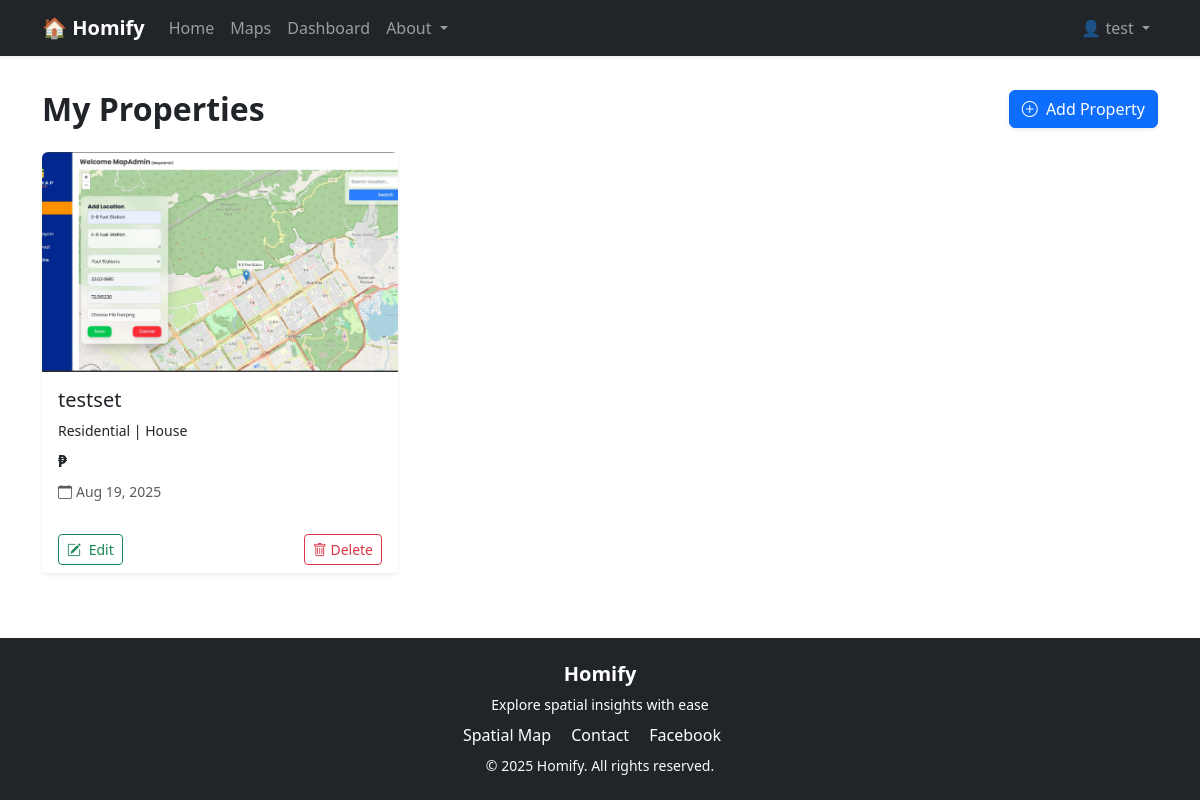
/listings/my-dashboard/ (signed in), run on the app's committed database.
### listings/models.py (models this page shows, shortened)
class Property(models.Model):
    owner = models.ForeignKey(User, on_delete=models.CASCADE, related_name="properties")
    description = models.TextField(max_length=500, blank=True)
    CATEGORY_CHOICES = [
        ("residential", "Residential"),
        ("commercial", "Commercial"),
    ]
    category = models.CharField(max_length=20, choices=CATEGORY_CHOICES, default="residential")
    PROPERTY_TYPES = [
        ("house", "House"),
        ("boarding_hosuse", "Boarding House"),
        ("apartment", "Apartment"),
        ("condo", "Condominium"),
        ("lot", "Lot"),
        ("commercial_lot", "Commercial Lot"),
        ("office", "Office Space"),
    ]
    property_type = models.CharField(max_length=50, choices=PROPERTY_TYPES)
    address = models.CharField(max_length=200, blank=True)
    price = models.DecimalField(max_digits=12, decimal_places=2, blank=True, null=True)
    bedrooms = models.IntegerField(blank=True, null=True)
    bathrooms = models.IntegerField(blank=True, null=True)
    floor_storey = models.IntegerField(blank=True, null=True, default=1)
    floor_area = models.DecimalField(max_digits=10, decimal_places=2, blank=True, null=True)
    available_unit = models.IntegerField(blank=True, null=True, default=1)
    parking_spaces = models.IntegerField(blank=True, null=True)
    image = models.ImageField(upload_to="property_images/", blank=True, null=True)
    STATUS_CHOICES = [
        ("available", "Available"),
        ("rented", "Rented"),
        ("for_sale", "For Sale"),
        ("sold", "Sold"),
    ]
    status = models.CharField(max_length=20, choices=STATUS_CHOICES, default="available")
    created_at = models.DateTimeField(auto_now_add=True)
    updated_at = models.DateTimeField(auto_now=True)
    latitude = models.FloatField(blank=True, null=True)
    longitude = models.FloatField(blank=True, null=True)

class PropertyImage(models.Model):
    property = models.ForeignKey(Property, on_delete=models.CASCADE, related_name="images")
    image = models.ImageField(upload_to="property_images/")
    caption = models.CharField(max_length=200, blank=True)

### listings/views.py (the view)
# urls.py: path('my-dashboard/', UserListView.as_view(), name="listing_user"),
class UserListView(LoginRequiredMixin, ListView):
    model = Property
    template_name = 'listings/listing_userlist.html'
    context_object_name = "properties"
    def get_queryset(self):
        return Property.objects.filter(owner=self.request.user)

### templates/listings/listing_userlist.html (shortened to what this page needs)
{% extends "base.html" %}
{% block content %}
<div class="d-flex justify-content-between align-items-center mb-4">
  <h2 class="fw-bold mb-0">My Properties</h2>
  <a href="{% url 'listing_new' %}" class="btn btn-primary shadow-sm">
    <i class="bi bi-plus-circle me-1"></i> Add Property
  </a>
</div>
{% if properties %}
<div class="row g-4">
  {% for property in properties %}
  <div class="col-md-6 col-lg-4">
    <div class="card property-card shadow-sm h-100 border-0">
      {% with first_image=property.images.first %}
        {% if first_image %}
          <img src="{{ first_image.image.url }}"
               class="card-img-top img-fluid rounded-top"
               alt="Property image"
               style="height: 220px; object-fit: cover;">
        {% else %}
          <img src="https://via.placeholder.com/400x220"
               class="card-img-top img-fluid rounded-top"
               alt="No image"
               style="height: 220px; object-fit: cover;">
        {% endif %}
      {% endwith %}
      <div class="card-body">
        <h5 class="card-title text-truncate">{{ property.description }}</h5>
        <p class="mb-2 small">
          {{ property.get_category_display }} | {{ property.property_type|title }}
        </p>
        <p class="fw-bold mb-2">₱{{ property.price|floatformat:0 }}</p>
        <p class="mb-0 text-muted small">
          <i class="bi bi-calendar me-1"></i>{{ property.created_at|date:"M d, Y" }}
        </p>
      </div>
      <div class="card-footer bg-white border-0 d-flex justify-content-between pt-3">
        <a href="{% url 'listing_update' property.id %}"
           class="btn btn-sm btn-outline-success">
          <i class="bi bi-pencil-square me-1"></i> Edit
        </a>
        <button type="button"
                class="btn btn-sm btn-outline-danger"
                data-bs-toggle="modal"
                data-bs-target="#deleteModal{{ property.id }}">
          <i class="bi bi-trash"></i> Delete
        </button>
      </div>
    </div>
  </div>
  {% endfor %}
</div>
{% else %}
<div class="alert alert-light border text-center shadow-sm rounded">
  <i class="bi bi-info-circle me-1"></i> No properties found.
</div>
{% endif %}
{% endblock %}

### templates/base.html (shortened to what this page needs)
{% load static %}
<!DOCTYPE html>
<html lang="en">
  <head>
      {% load bootstrap5 %}
      {% bootstrap_css %}
    <link rel="stylesheet" href="https://cdn.jsdelivr.net/npm/bootstrap-icons@1.11.3/font/bootstrap-icons.css">
  </head>
  <body class="d-flex flex-column min-vh-100">
    <nav class="navbar navbar-expand-md navbar-dark bg-dark fixed-top shadow-sm">
      <div class="container">
        <a class="navbar-brand fw-bold" href="{% url 'homepage' %}">🏠 Homify</a>
        <div class="collapse navbar-collapse" id="navbarCollapse">
          <ul class="navbar-nav me-auto mb-2 mb-md-0">
            <li class="nav-item">
              <a class="nav-link" href="{% url 'homepage' %}">Home</a>
            </li>
            <li class="nav-item">
              <a class="nav-link" href="{% url 'listing_cardlist' %}">Maps</a>
            </li>
            {% if user.is_authenticated %}
            <li class="nav-item">
              <a class="nav-link" href="{% url 'listing_user' %}">Dashboard</a>
            </li>
            {% endif %}
            <li class="nav-item dropdown">
              <a class="nav-link dropdown-toggle" href="#" role="button" data-bs-toggle="dropdown">
                About
              </a>
            </li>
          </ul>
          {% if user.is_authenticated %}
          <ul class="navbar-nav ms-auto">
            <li class="nav-item dropdown">
              <a class="nav-link dropdown-toggle" href="#" id="userMenu"
                 role="button" data-bs-toggle="dropdown" aria-expanded="false">
                👤 {{ user.username }}
              </a>
            </li>
          </ul>
          {% else %}
          <div class="d-flex ms-auto">
            <a href="{% url 'login' %}" class="btn btn-outline-success me-2">Log In</a>
            <a href="{% url 'signup' %}" class="btn btn-primary fw-semibold">Sign Up</a>
          </div>
          {% endif %}
        </div>
      </div>
    </nav>
    <main class="container flex-grow-1" style="padding-top: 90px;">
      {% block content %}{% endblock content %}
    </main>
    {% include 'page_footer.html' %}
  </body>
</html>

### templates/listings/listing_userlist.html (style rules this page uses)
.property-card { transition: transform 0.2s ease, box-shadow 0.2s ease; }

### data on the page
Property: images.first.image (picture), description "testset", category "Residential", property_type "House", created_at "Aug 19, 2025"

### other printed values
{{ user.username }} "test"
